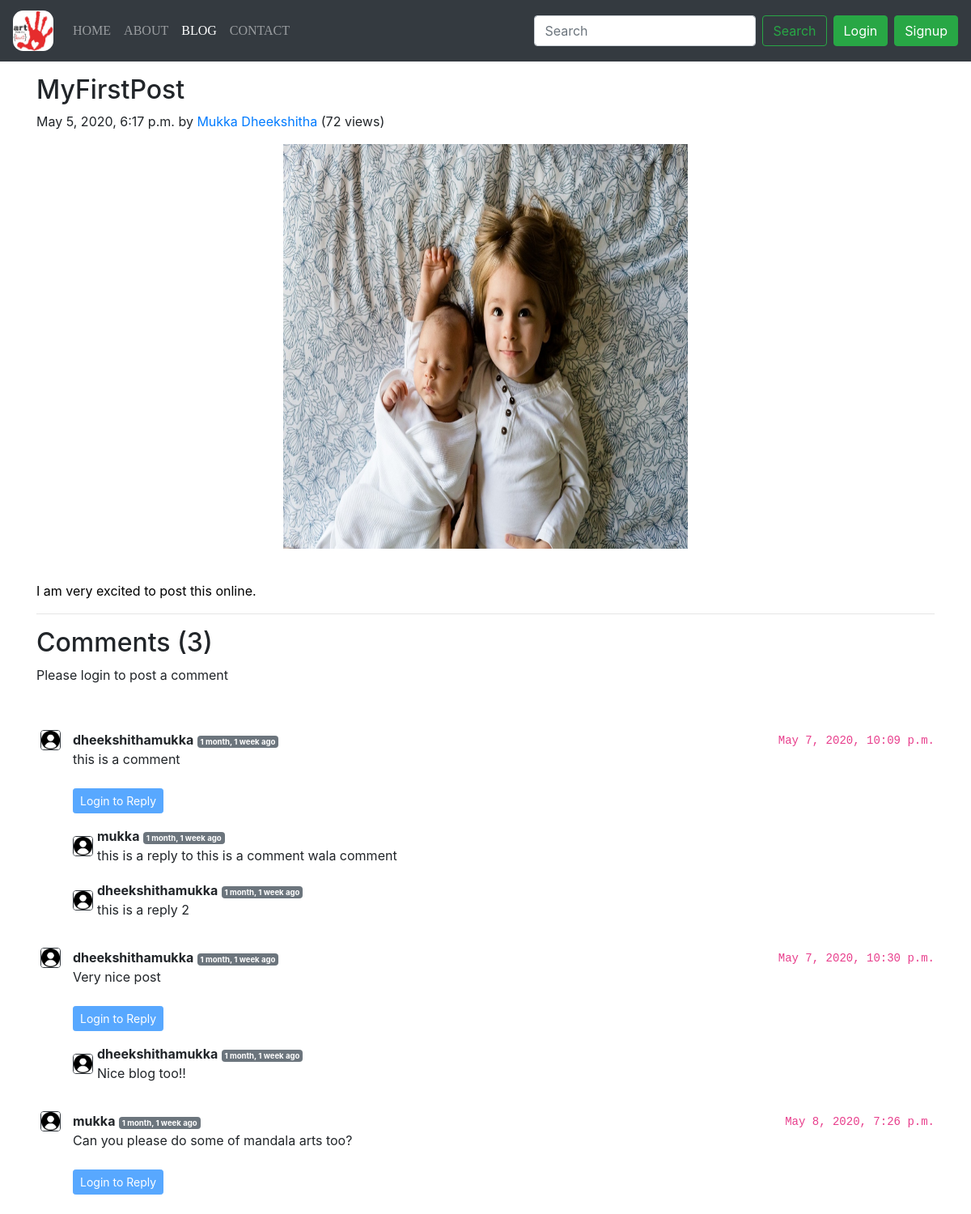
Screenshot of /blog/myfirstpost with the database file from the repository.
### blog/models.py (models this page shows, shortened)
class Post(models.Model):
    sno = models.AutoField(primary_key=True)
    title = models.CharField(max_length=255)
    content = models.TextField()
    author = models.CharField(max_length=100)
    slug = models.CharField(max_length=130)
    views = models.IntegerField(default=0)
    timefield = models.DateTimeField(blank=True)
    image = models.ImageField(upload_to='blog/images', default="")

class BlogComment(models.Model):
    sno = models.AutoField(primary_key=True)
    comment = models.TextField()
    user = models.ForeignKey(User, on_delete=models.CASCADE)
    post = models.ForeignKey(Post, on_delete=models.CASCADE)
    parent = models.ForeignKey('self', on_delete=models.CASCADE, null=True)
    timestamp = models.DateTimeField(default=now)
    def __str__(self):
        return self.comment[0:13] + "..." + " by " + self.user.username

### blog/views.py (the view)
# urls.py: path('<str:slug>', views.blogPost, name='blogPost'),
def blogPost(request, slug):
    post = Post.objects.filter(slug=slug).first()
    post.views = post.views + 1
    post.save()
    comments = BlogComment.objects.filter(post=post, parent=None)
    replies = BlogComment.objects.filter(post=post).exclude(parent=None)
    replyDict={}
    for reply in replies:
        if reply.parent.sno not in replyDict.keys():
            replyDict[reply.parent.sno] = [reply]
        else:
            replyDict[reply.parent.sno].append(reply)
    print(replyDict)
    context = {'post': post, 'comments': comments, 'user': request.user, 'replyDict': replyDict}
    return render(request, 'blog/blogPost.html', context)

### blog/templatetags/extras.py (called while the page is built)
@register.filter(name='get_val')
def get_val(dict, key):
    return dict.get(key)

### templates/blog/blogPost.html (shortened to what this page needs)
{% extends 'base.html' %}
{% block blogactive %} active {% endblock blogactive %}
{% block body %}
{% load humanize %}
{% load extras %}
<div class="container my-3">
    <div class="blog-post">
        <h2 class="blog-post-title">{{post.title}}</h2>
        <p class="blog-post-meta">{{post.timefield}} by <a
                href="https://www.instagram.com/dheekshitha_art_from_heart/">{{post.author}}</a> (<span>{{post.views}} views</span>)</p>
        <center><img src="/media/{{post.image}}" width="500px" height="500px" /></center>
        <br>
        <p>{{post.content|safe}}</p>
        <hr>
    </div>
</div>
<div class="container">
    <h2>Comments ({{comments.count}})</h2>
    <div class="my-2">
        {% if user.is_authenticated %}
        <div class="card">
            <div class="card-header">
                Leave a comment:
            </div>
            <div class="card-body">
                <form action="/blog/postComment" method="POST">{% csrf_token %}
                    <div class="form-group">
                        <textarea rows="3" class="form-control" id="comment" aria-describedby="emailHelp"
                            name="comment"></textarea>
                    </div>
                    <input type="hidden" class="form-control" id="postSno" name="postSno" value="{{post.sno}}">
                    <input type="hidden" name="parentSno" value="">
                    <button type="submit" class="btn btn-primary">Submit</button>
                </form>
            </div>
        </div>
        {% else %}
        <p>Please login to post a comment</p>
        {% endif %}
    </div>
    <br>
    {% for comment in comments %}
    <div class="row my-3">
        <div style="margin-left: 20px;">
            <img class="rounded mx-auto d-block border border-dark"
                width="25px" height="25px">
        </div>
        <div class="col md-11 "><b>{{comment.user.username}}</b> <span class="badge badge-secondary"
                style="font-size: 0.6em">{{comment.timestamp | naturaltime}}</span>
            <div>{{comment.comment}}<br></div>
            <div style="margin-top: -49px; margin-left: 870px;float:right"><code>{{comment.timestamp}}</code></div>
            <div class="reply mx-0">
                {% if user.is_authenticated %}
                <br>
                <button class="btn btn-sm btn-primary" type="button" data-toggle="collapse"
                    data-target="#replyBox{{comment.sno}}" aria-expanded="false"
                    aria-controls="replyBox{{comment.sno}}">
                    Reply
                </button>
                <div class="collapse" id="replyBox{{comment.sno}}">
                    <br>
                    <div class="card">
                        <div class="card-header">
                            Leave a reply:
                        </div>
                        <div class="card-body">
                            <form action="/blog/postComment" method="POST">{% csrf_token %}
                                <div class="form-group">
                                    <textarea rows="3" class="form-control" id="comment" aria-describedby="emailHelp"
                                        name="comment"></textarea>
                                    <input type="hidden" name="parentSno" value="{{comment.sno}}">
                                </div>
                                <input type="hidden" class="form-control" id="postSno" name="postSno"
                                    value="{{post.sno}}">
                                <button type="submit" class="btn btn-primary">Submit</button>
                            </form>
                        </div>
                    </div>
                </div>
                {% else %}
                <br>
                <button class="btn btn-sm btn-primary" type="button" data-toggle="collapse"
                    data-target="#replyBox{{comment.sno}}" aria-expanded="false" aria-controls="replyBox{{comment.sno}}"
                    disabled>
                    Login to Reply
                </button>
                {% endif %}
            </div>
            <div class="replies my-2">
                {% for reply in replyDict|get_val:comment.sno %}
                <div style="margin-top: 12px; position: absolute;">
                    <img class="rounded mx-auto d-block border border-dark"
                        width="25px" height="25px">
                </div>
                <div class="col-md-12 my-3">
                    <div class="col md-11 "><b>{{reply.user.username}}</b> <span class="badge badge-secondary"
                            style="font-size: 0.6em">
                            {{reply.timestamp | naturaltime}}
                        </span>
                        <div>
                            {{reply.comment}}<br><br>
                        </div>
                    </div>
                    <br>
                </div>
                {% endfor %}
            </div>
        </div>
    </div>
    {% endfor %}
</div>
{% endblock body %}

### rows the page displays
Post: title "MyFirstPost", timefield "May 5, 2020, 6:17 p.m.", author "Mukka Dheekshitha", views "72", image (picture), content "I am very excited to post this online."
BlogComment: user.username "dheekshithamukka", timestamp "1 month, 1 week ago", comment "this is a comment", timestamp "May 7, 2020, 10:09 p.m."
BlogComment: user.username "mukka", timestamp "1 month, 1 week ago", comment "this is a reply to this is a comment wala comment"
BlogComment: user.username "dheekshithamukka", timestamp "1 month, 1 week ago", comment "this is a reply 2"
BlogComment: user.username "dheekshithamukka", timestamp "1 month, 1 week ago", comment "Very nice post", timestamp "May 7, 2020, 10:30 p.m."
BlogComment: user.username "dheekshithamukka", timestamp "1 month, 1 week ago", comment "Nice blog too!!"
BlogComment: user.username "mukka", timestamp "1 month, 1 week ago", comment "Can you please do some of mandala arts too?", timestamp "May 8, 2020, 7:26 p.m."

### other values shown
{{ comments.count }} "3"
